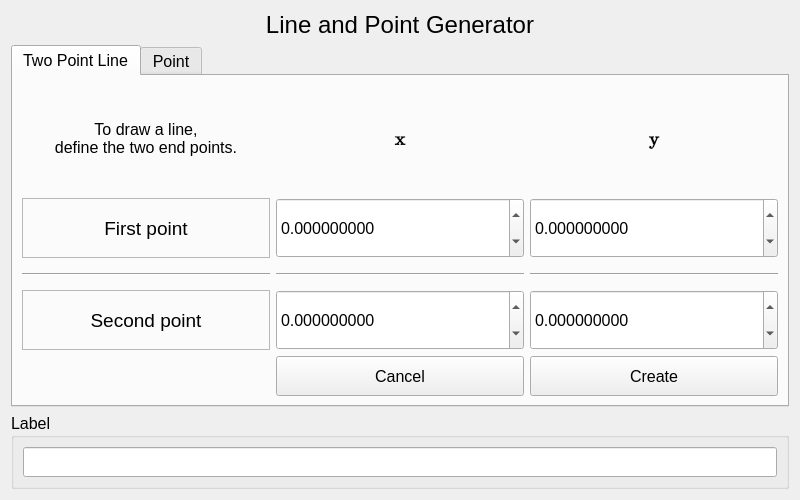
<?xml version="1.0" encoding="UTF-8"?>
<ui version="4.0">
 <class>lineGeneratorWidget</class>
 <widget class="QWidget" name="lineGeneratorWidget">
  <property name="geometry">
   <rect>
    <x>0</x>
    <y>0</y>
    <width>800</width>
    <height>500</height>
   </rect>
  </property>
  <property name="minimumSize">
   <size>
    <width>700</width>
    <height>500</height>
   </size>
  </property>
  <property name="maximumSize">
   <size>
    <width>800</width>
    <height>600</height>
   </size>
  </property>
  <property name="windowTitle">
   <string>Form</string>
  </property>
  <layout class="QFormLayout" name="formLayout">
   <item row="1" column="0" colspan="2">
    <widget class="QLabel" name="label">
     <property name="font">
      <font>
       <pointsize>18</pointsize>
      </font>
     </property>
     <property name="text">
      <string>Line and Point Generator</string>
     </property>
     <property name="alignment">
      <set>Qt::AlignCenter</set>
     </property>
    </widget>
   </item>
   <item row="2" column="0" colspan="2">
    <widget class="QTabWidget" name="tabWidget">
     <property name="minimumSize">
      <size>
       <width>0</width>
       <height>300</height>
      </size>
     </property>
     <property name="maximumSize">
      <size>
       <width>16777215</width>
       <height>400</height>
      </size>
     </property>
     <property name="font">
      <font>
       <pointsize>12</pointsize>
      </font>
     </property>
     <property name="currentIndex">
      <number>0</number>
     </property>
     <widget class="QWidget" name="TwoPointLine">
      <property name="font">
       <font>
        <pointsize>12</pointsize>
       </font>
      </property>
      <attribute name="title">
       <string>Two Point Line</string>
      </attribute>
      <layout class="QGridLayout" name="TwoPointLine_2">
       <item row="0" column="2">
        <widget class="QLabel" name="lineGen_yLabel_2">
         <property name="font">
          <font>
           <family>Cambria Math</family>
           <pointsize>14</pointsize>
           <weight>75</weight>
           <bold>true</bold>
          </font>
         </property>
         <property name="text">
          <string>y</string>
         </property>
         <property name="alignment">
          <set>Qt::AlignCenter</set>
         </property>
        </widget>
       </item>
       <item row="1" column="0">
        <widget class="QLabel" name="lineGen_firstPoint_2">
         <property name="sizePolicy">
          <sizepolicy hsizetype="Preferred" vsizetype="Preferred">
           <horstretch>0</horstretch>
           <verstretch>0</verstretch>
          </sizepolicy>
         </property>
         <property name="minimumSize">
          <size>
           <width>200</width>
           <height>50</height>
          </size>
         </property>
         <property name="maximumSize">
          <size>
           <width>16777215</width>
           <height>60</height>
          </size>
         </property>
         <property name="font">
          <font>
           <pointsize>14</pointsize>
          </font>
         </property>
         <property name="frameShape">
          <enum>QFrame::StyledPanel</enum>
         </property>
         <property name="frameShadow">
          <enum>QFrame::Plain</enum>
         </property>
         <property name="text">
          <string>First point</string>
         </property>
         <property name="alignment">
          <set>Qt::AlignCenter</set>
         </property>
         <property name="wordWrap">
          <bool>false</bool>
         </property>
        </widget>
       </item>
       <item row="3" column="2">
        <widget class="QDoubleSpinBox" name="seconPointY">
         <property name="minimumSize">
          <size>
           <width>0</width>
           <height>50</height>
          </size>
         </property>
         <property name="maximumSize">
          <size>
           <width>16777215</width>
           <height>60</height>
          </size>
         </property>
         <property name="decimals">
          <number>9</number>
         </property>
         <property name="minimum">
          <double>-1000000000000000.000000000000000</double>
         </property>
         <property name="maximum">
          <double>1000000000000000.000000000000000</double>
         </property>
        </widget>
       </item>
       <item row="3" column="1">
        <widget class="QDoubleSpinBox" name="secondPointX">
         <property name="minimumSize">
          <size>
           <width>0</width>
           <height>50</height>
          </size>
         </property>
         <property name="maximumSize">
          <size>
           <width>16777215</width>
           <height>60</height>
          </size>
         </property>
         <property name="decimals">
          <number>9</number>
         </property>
         <property name="minimum">
          <double>-1000000000000000.000000000000000</double>
         </property>
         <property name="maximum">
          <double>1000000000000000.000000000000000</double>
         </property>
        </widget>
       </item>
       <item row="1" column="2">
        <widget class="QDoubleSpinBox" name="firstPointY">
         <property name="minimumSize">
          <size>
           <width>0</width>
           <height>50</height>
          </size>
         </property>
         <property name="maximumSize">
          <size>
           <width>16777215</width>
           <height>60</height>
          </size>
         </property>
         <property name="decimals">
          <number>9</number>
         </property>
         <property name="minimum">
          <double>-1000000000000000.000000000000000</double>
         </property>
         <property name="maximum">
          <double>1000000000000000.000000000000000</double>
         </property>
        </widget>
       </item>
       <item row="4" column="2">
        <widget class="QPushButton" name="createButton">
         <property name="minimumSize">
          <size>
           <width>90</width>
           <height>30</height>
          </size>
         </property>
         <property name="maximumSize">
          <size>
           <width>16777215</width>
           <height>40</height>
          </size>
         </property>
         <property name="font">
          <font>
           <pointsize>12</pointsize>
          </font>
         </property>
         <property name="text">
          <string>Create</string>
         </property>
        </widget>
       </item>
       <item row="2" column="2">
        <widget class="Line" name="line_6">
         <property name="minimumSize">
          <size>
           <width>0</width>
           <height>10</height>
          </size>
         </property>
         <property name="maximumSize">
          <size>
           <width>16777215</width>
           <height>20</height>
          </size>
         </property>
         <property name="font">
          <font>
           <pointsize>100</pointsize>
          </font>
         </property>
         <property name="orientation">
          <enum>Qt::Horizontal</enum>
         </property>
        </widget>
       </item>
       <item row="4" column="1">
        <widget class="QPushButton" name="cancelButton">
         <property name="minimumSize">
          <size>
           <width>90</width>
           <height>30</height>
          </size>
         </property>
         <property name="maximumSize">
          <size>
           <width>16777215</width>
           <height>40</height>
          </size>
         </property>
         <property name="font">
          <font>
           <pointsize>12</pointsize>
          </font>
         </property>
         <property name="text">
          <string>Cancel</string>
         </property>
        </widget>
       </item>
       <item row="2" column="1">
        <widget class="Line" name="line_5">
         <property name="minimumSize">
          <size>
           <width>0</width>
           <height>10</height>
          </size>
         </property>
         <property name="maximumSize">
          <size>
           <width>16777215</width>
           <height>20</height>
          </size>
         </property>
         <property name="font">
          <font>
           <pointsize>100</pointsize>
          </font>
         </property>
         <property name="orientation">
          <enum>Qt::Horizontal</enum>
         </property>
        </widget>
       </item>
       <item row="0" column="1">
        <widget class="QLabel" name="lineGen_xLabel_2">
         <property name="font">
          <font>
           <family>Cambria Math</family>
           <pointsize>14</pointsize>
           <weight>75</weight>
           <bold>true</bold>
          </font>
         </property>
         <property name="text">
          <string>x</string>
         </property>
         <property name="alignment">
          <set>Qt::AlignCenter</set>
         </property>
        </widget>
       </item>
       <item row="2" column="0">
        <widget class="Line" name="line_4">
         <property name="sizePolicy">
          <sizepolicy hsizetype="Minimum" vsizetype="Fixed">
           <horstretch>0</horstretch>
           <verstretch>0</verstretch>
          </sizepolicy>
         </property>
         <property name="minimumSize">
          <size>
           <width>0</width>
           <height>10</height>
          </size>
         </property>
         <property name="maximumSize">
          <size>
           <width>16777215</width>
           <height>20</height>
          </size>
         </property>
         <property name="font">
          <font>
           <pointsize>100</pointsize>
          </font>
         </property>
         <property name="orientation">
          <enum>Qt::Horizontal</enum>
         </property>
        </widget>
       </item>
       <item row="3" column="0">
        <widget class="QLabel" name="label_2">
         <property name="minimumSize">
          <size>
           <width>0</width>
           <height>50</height>
          </size>
         </property>
         <property name="maximumSize">
          <size>
           <width>16777215</width>
           <height>60</height>
          </size>
         </property>
         <property name="sizeIncrement">
          <size>
           <width>0</width>
           <height>0</height>
          </size>
         </property>
         <property name="font">
          <font>
           <pointsize>14</pointsize>
          </font>
         </property>
         <property name="frameShape">
          <enum>QFrame::StyledPanel</enum>
         </property>
         <property name="text">
          <string>Second point</string>
         </property>
         <property name="alignment">
          <set>Qt::AlignCenter</set>
         </property>
        </widget>
       </item>
       <item row="1" column="1">
        <widget class="QDoubleSpinBox" name="firstPointX">
         <property name="minimumSize">
          <size>
           <width>0</width>
           <height>50</height>
          </size>
         </property>
         <property name="maximumSize">
          <size>
           <width>16777215</width>
           <height>60</height>
          </size>
         </property>
         <property name="decimals">
          <number>9</number>
         </property>
         <property name="minimum">
          <double>-1000000000.000000000000000</double>
         </property>
         <property name="maximum">
          <double>1000000000000000.000000000000000</double>
         </property>
        </widget>
       </item>
       <item row="0" column="0">
        <widget class="QLabel" name="label_3">
         <property name="text">
          <string>To draw a line, 
define the two end points.</string>
         </property>
         <property name="alignment">
          <set>Qt::AlignCenter</set>
         </property>
        </widget>
       </item>
      </layout>
     </widget>
     <widget class="QWidget" name="Point">
      <attribute name="title">
       <string>Point</string>
      </attribute>
      <layout class="QGridLayout" name="gridLayout">
       <item row="2" column="1">
        <widget class="QDoubleSpinBox" name="pointX">
         <property name="minimumSize">
          <size>
           <width>0</width>
           <height>50</height>
          </size>
         </property>
         <property name="maximumSize">
          <size>
           <width>16777215</width>
           <height>60</height>
          </size>
         </property>
         <property name="decimals">
          <number>9</number>
         </property>
         <property name="minimum">
          <double>-1000000000000000.000000000000000</double>
         </property>
         <property name="maximum">
          <double>1000000000000000.000000000000000</double>
         </property>
        </widget>
       </item>
       <item row="2" column="2">
        <widget class="QDoubleSpinBox" name="pointY">
         <property name="minimumSize">
          <size>
           <width>0</width>
           <height>50</height>
          </size>
         </property>
         <property name="maximumSize">
          <size>
           <width>16777215</width>
           <height>60</height>
          </size>
         </property>
         <property name="decimals">
          <number>9</number>
         </property>
         <property name="minimum">
          <double>-1000000000000000.000000000000000</double>
         </property>
         <property name="maximum">
          <double>1000000000000000.000000000000000</double>
         </property>
        </widget>
       </item>
       <item row="2" column="0">
        <widget class="QLabel" name="lineGen_firstPoint_3">
         <property name="sizePolicy">
          <sizepolicy hsizetype="Preferred" vsizetype="Preferred">
           <horstretch>0</horstretch>
           <verstretch>0</verstretch>
          </sizepolicy>
         </property>
         <property name="minimumSize">
          <size>
           <width>200</width>
           <height>50</height>
          </size>
         </property>
         <property name="maximumSize">
          <size>
           <width>16777215</width>
           <height>60</height>
          </size>
         </property>
         <property name="font">
          <font>
           <pointsize>14</pointsize>
          </font>
         </property>
         <property name="frameShape">
          <enum>QFrame::StyledPanel</enum>
         </property>
         <property name="frameShadow">
          <enum>QFrame::Plain</enum>
         </property>
         <property name="text">
          <string>Coordinates</string>
         </property>
         <property name="alignment">
          <set>Qt::AlignCenter</set>
         </property>
         <property name="wordWrap">
          <bool>false</bool>
         </property>
        </widget>
       </item>
       <item row="0" column="2">
        <widget class="QLabel" name="lineGen_yLabel_3">
         <property name="font">
          <font>
           <family>Cambria Math</family>
           <pointsize>14</pointsize>
           <weight>75</weight>
           <bold>true</bold>
          </font>
         </property>
         <property name="text">
          <string>y</string>
         </property>
         <property name="alignment">
          <set>Qt::AlignCenter</set>
         </property>
        </widget>
       </item>
       <item row="0" column="0">
        <widget class="QLabel" name="label_4">
         <property name="minimumSize">
          <size>
           <width>0</width>
           <height>50</height>
          </size>
         </property>
         <property name="maximumSize">
          <size>
           <width>16777215</width>
           <height>60</height>
          </size>
         </property>
         <property name="sizeIncrement">
          <size>
           <width>0</width>
           <height>0</height>
          </size>
         </property>
         <property name="text">
          <string>To draw a point, 
define the coordinates.</string>
         </property>
         <property name="alignment">
          <set>Qt::AlignCenter</set>
         </property>
        </widget>
       </item>
       <item row="0" column="1">
        <widget class="QLabel" name="lineGen_xLabel_3">
         <property name="font">
          <font>
           <family>Cambria Math</family>
           <pointsize>14</pointsize>
           <weight>75</weight>
           <bold>true</bold>
          </font>
         </property>
         <property name="text">
          <string>x</string>
         </property>
         <property name="alignment">
          <set>Qt::AlignCenter</set>
         </property>
        </widget>
       </item>
       <item row="3" column="2">
        <widget class="QPushButton" name="createPointButton">
         <property name="minimumSize">
          <size>
           <width>0</width>
           <height>30</height>
          </size>
         </property>
         <property name="maximumSize">
          <size>
           <width>16777215</width>
           <height>40</height>
          </size>
         </property>
         <property name="text">
          <string>Create</string>
         </property>
        </widget>
       </item>
       <item row="3" column="1">
        <widget class="QPushButton" name="cancelPointButton">
         <property name="minimumSize">
          <size>
           <width>0</width>
           <height>30</height>
          </size>
         </property>
         <property name="maximumSize">
          <size>
           <width>16777215</width>
           <height>40</height>
          </size>
         </property>
         <property name="text">
          <string>Cancel</string>
         </property>
        </widget>
       </item>
      </layout>
     </widget>
    </widget>
   </item>
   <item row="3" column="0" colspan="2">
    <widget class="QGroupBox" name="groupBox">
     <property name="font">
      <font>
       <pointsize>12</pointsize>
      </font>
     </property>
     <property name="title">
      <string>Label</string>
     </property>
     <layout class="QVBoxLayout" name="verticalLayout">
      <item>
       <widget class="QLineEdit" name="titleEdit">
        <property name="minimumSize">
         <size>
          <width>0</width>
          <height>30</height>
         </size>
        </property>
        <property name="maximumSize">
         <size>
          <width>16777215</width>
          <height>40</height>
         </size>
        </property>
       </widget>
      </item>
     </layout>
    </widget>
   </item>
  </layout>
 </widget>
 <resources/>
 <connections/>
</ui>
